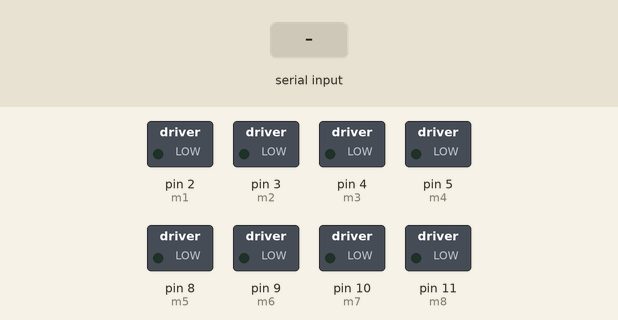
Bench run of a sketch on a simulated Arduino Uno, built with avr-gcc and run on an emulated ATmega328P. On the bench: switched loads named in the sketch (green lamp = pin HIGH). The test bench sets the inputs (shaded band). What the sketch prints to the serial monitor is not drawn.

Above: at 1.2 s.
1.3 s: "q" received over Serial
At 1.9 s:
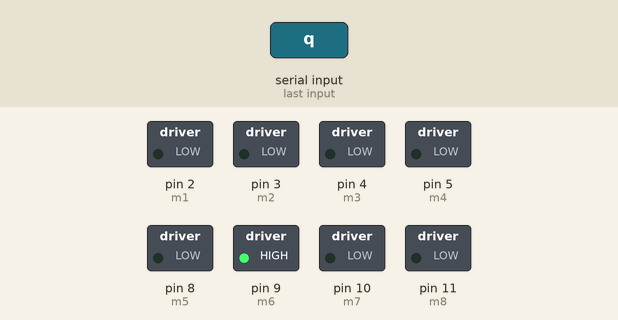
4.3 s: "f" received over Serial
At 5.3 s:
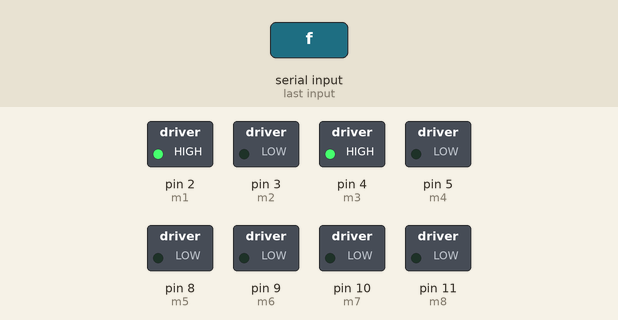
5.8 s: "c" received over Serial
At 6.2 s:
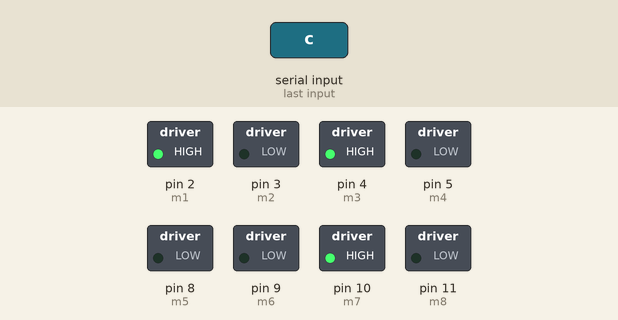
7.8 s: "d" received over Serial
At 8.2 s:
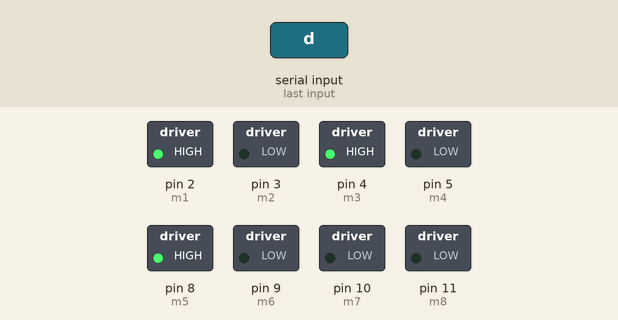
9.8 s: "e" received over Serial
At 10.2 s:
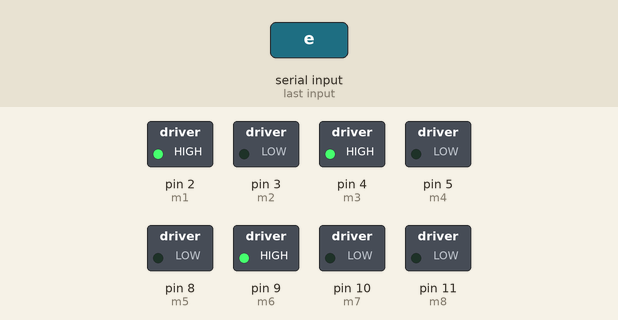
11.8 s: "o" received over Serial
At 12.2 s:
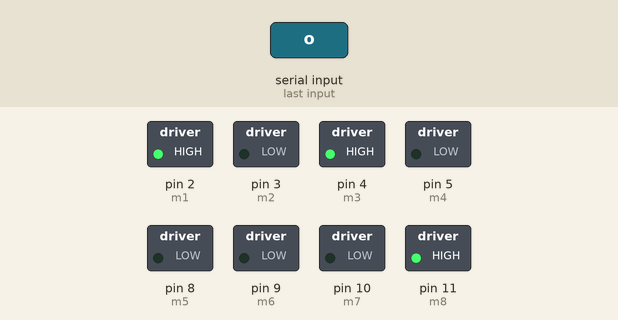
Timing chart, 0 to 14.8 s (numbered marks = the images above; inputs shaded):
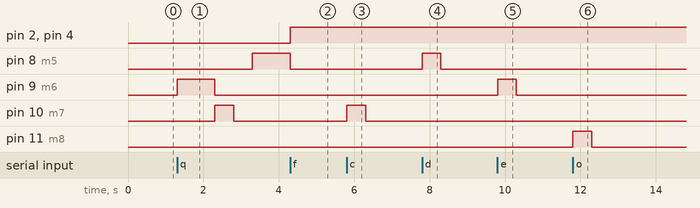

The sketch:

rescuerobot_code.ino
```cpp
#include<Servo.h>
void seed();
// Declare the Servo pin
int servoPin = 9;
// Create a servo object
Servo Servo1;
int m1=2;
int m2=3;
int m3=4;
int m4=5;
int m5=8; //A
int m6=9; // B
int m7=10; //C
int m8=11; //D
char state;
int flag;
int k=0;
int n=1;

void setup()
{
 // Servo1.attach(servoPin);
  Serial.begin(9600);
  pinMode(m1,OUTPUT);
  pinMode(m2,OUTPUT);
  pinMode(m3,OUTPUT);
  pinMode(m4,OUTPUT);
   pinMode(m5,OUTPUT);
  pinMode(m6,OUTPUT);
  pinMode(m7,OUTPUT);
  pinMode(m8,OUTPUT);
  Serial.println("PROJECT");
  //attachInterrupt(0, pin_ISR, CHANGE);
}

void loop()
{

if(Serial.available())
  {
    state=Serial.read();
    Serial.print(state);
    //flag=0;
//    Servo1.write(90);
//    delay(500);
//     Servo1.write(0);
//   delay(500);

  if(state=='f')
  {
     k=1;
    digitalWrite(m1,HIGH);
    digitalWrite(m2,LOW);
    digitalWrite(m3,HIGH);
    digitalWrite(m4,LOW);
    Serial.println("Motor: Forward");
  }
   else if(state=='q')
   {

       digitalWrite(m5,LOW);//DOWN
    digitalWrite(m6,HIGH);
    delay(1000);
    digitalWrite(m5,LOW);
      digitalWrite(m6,LOW);

    digitalWrite(m7,HIGH); //CLOSE
    digitalWrite(m8,LOW);
    delay(500);
     digitalWrite(m7,LOW);
    digitalWrite(m8,LOW);

    delay(500);
    digitalWrite(m5,HIGH); ///UP
    digitalWrite(m6,LOW);
    delay(1000);
    digitalWrite(m5,LOW);
      digitalWrite(m6,LOW);

     }

   else if(state=='c')
   {
     arm_close();
   }
   else if(state=='d')  //up
   {
    arm_up();
   }
   else if(state=='e')  //down
   {
    arm_down();
   }
   else if(state=='o')
   {
    arm_open();
   }
  else if(state=='b')
  {
    digitalWrite(m1,LOW);
    digitalWrite(m2,HIGH);
    digitalWrite(m3,LOW);
    digitalWrite(m4,HIGH);
        Serial.println("Motor: Backward");
        flag=1;
  }

  else if(state=='r')
  {
    digitalWrite(m1,LOW);
    digitalWrite(m2,HIGH);
    digitalWrite(m3,HIGH);
    digitalWrite(m4,LOW);

        Serial.println("Motor: Right-Turn");
  }

  else if(state=='l')
  {
    digitalWrite(m1,HIGH);
    digitalWrite(m2,LOW);
    digitalWrite(m3,LOW);
    digitalWrite(m4,HIGH);
    Serial.println("Motor: Left Turn");
  }

  else if(state=='s')
  {
    digitalWrite(m1,LOW);
    digitalWrite(m2,LOW);
    digitalWrite(m3,LOW);
    digitalWrite(m4,LOW);
      digitalWrite(m5,LOW);
    digitalWrite(m6,LOW);
    digitalWrite(m7,LOW);
    digitalWrite(m8,LOW);
  Serial.println("Motor: OFF");
    }

}
}


void  arm_close()
{
 digitalWrite(m7,HIGH);
    digitalWrite(m8,LOW);
    delay(500);
     digitalWrite(m7,LOW);
    digitalWrite(m8,LOW);
}

void arm_open()

 {
     digitalWrite(m7,LOW);
    digitalWrite(m8,HIGH);
    delay(500);
     digitalWrite(m7,LOW);
    digitalWrite(m8,LOW);
   }

void arm_up()
{
   digitalWrite(m5,HIGH); ///UP
    digitalWrite(m6,LOW);
    delay(500);
       digitalWrite(m5,LOW);
    digitalWrite(m6,LOW);
}

void arm_down()
{
      digitalWrite(m5,LOW);//DOWN
    digitalWrite(m6,HIGH);
    delay(500);
      digitalWrite(m5,LOW);
    digitalWrite(m6,LOW);
}
```

Measured:
- after the input at 1.3 s, pin 8 (m5): LOW → HIGH after 2.0 s; pin 9 (m6): LOW → HIGH at once, → LOW 1.0 s later; pin 10 (m7): LOW → HIGH after 1.0 s, → LOW 0.50 s later
- after the input at 4.3 s, pin 2 (m1), pin 4 (m3): LOW → HIGH at once
- after the input at 5.8 s, pin 10 (m7): LOW → HIGH at once, → LOW 0.50 s later
- after the input at 7.8 s, pin 8 (m5): LOW → HIGH at once, → LOW 0.50 s later
- after the input at 9.8 s, pin 9 (m6): LOW → HIGH at once, → LOW 0.50 s later
- after the input at 11.8 s, pin 11 (m8): LOW → HIGH at once, → LOW 0.50 s later
